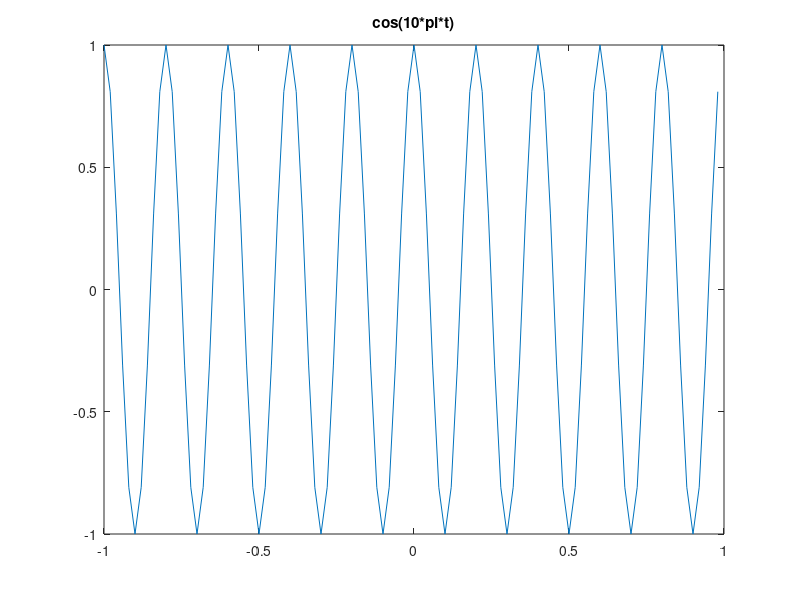
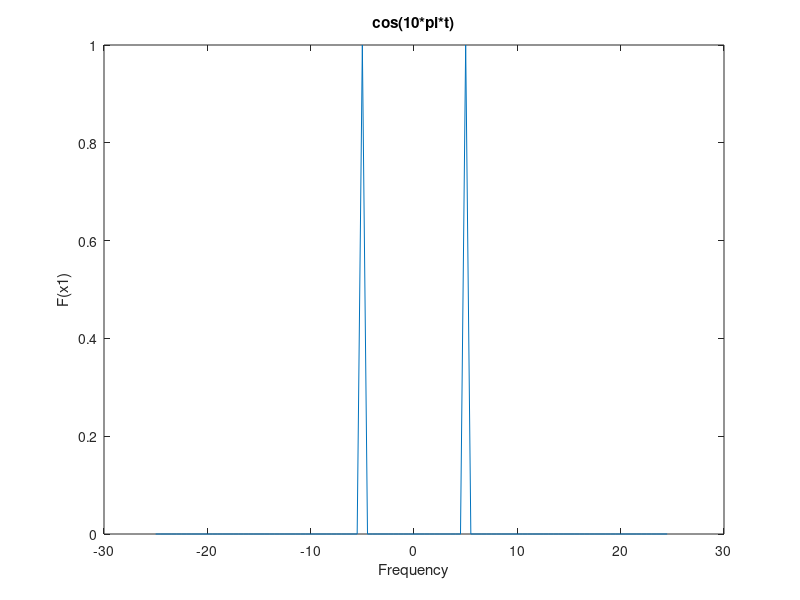

The MATLAB script that drew these images, in order:
fs=50;
t=-1:1/fs:0.98;
x1=cos(10*pi*t);
plot(t,x1)  
title('cos(10*pi*t)')

figure()
f1=-25:1/2:24.5;
y1=fftshift(fft(x1));
y1=y1/max(abs(y1));
plot(f1,abs(y1))
xlabel('Frequency')
ylabel("F(x1)")
title("cos(10*pi*t)")
